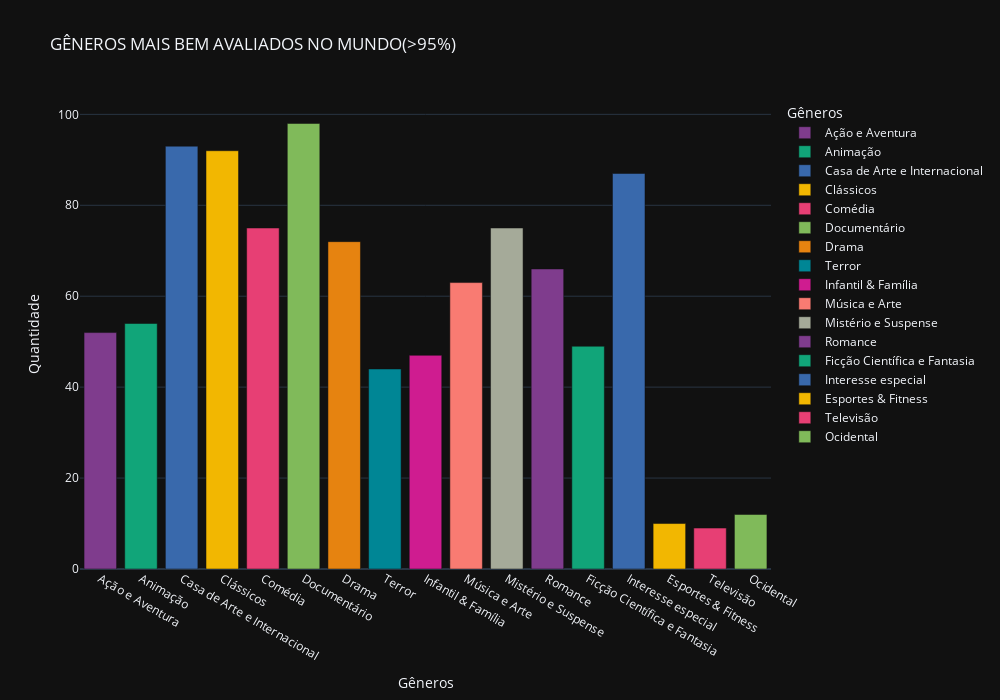

Here is the notebook cell this chart was saved with:
### Code cell
graphh = px.bar(df, x='Gêneros', y='Quantidade', color="Gêneros", width=1000, height=700,
                 title='GÊNEROS MAIS BEM AVALIADOS NO MUNDO(>95%)',
                 color_discrete_sequence=px.colors.qualitative.Bold,
                 template='plotly_dark')

graphh.show()

### Figure 1 — Plotly figure (JSON) as saved in the notebook; plotly's stock layout.template omitted (floating-point values rounded to 4 significant figures)
{"data": [{"alignmentgroup": "True", "hovertemplate": "Gêneros=%{x}<br>Quantidade=%{y}<extra></extra>", "legendgroup": "Ação e Aventura", "marker": {"color": "rgb(127, 60, 141)", "pattern": {"shape": ""}}, "name": "Ação e Aventura", "offsetgroup": "Ação e Aventura", "orientation": "v", "showlegend": true, "textposition": "auto", "type": "bar", "x": ["Ação e Aventura"], "xaxis": "x", "y": [52], "yaxis": "y"}, {"alignmentgroup": "True", "hovertemplate": "Gêneros=%{x}<br>Quantidade=%{y}<extra></extra>", "legendgroup": "Animação", "marker": {"color": "rgb(17, 165, 121)", "pattern": {"shape": ""}}, "name": "Animação", "offsetgroup": "Animação", "orientation": "v", "showlegend": true, "textposition": "auto", "type": "bar", "x": ["Animação"], "xaxis": "x", "y": [54], "yaxis": "y"}, {"alignmentgroup": "True", "hovertemplate": "Gêneros=%{x}<br>Quantidade=%{y}<extra></extra>", "legendgroup": "Casa de Arte e Internacional", "marker": {"color": "rgb(57, 105, 172)", "pattern": {"shape": ""}}, "name": "Casa de Arte e Internacional", "offsetgroup": "Casa de Arte e Internacional", "orientation": "v", "showlegend": true, "textposition": "auto", "type": "bar", "x": ["Casa de Arte e Internacional"], "xaxis": "x", "y": [93], "yaxis": "y"}, {"alignmentgroup": "True", "hovertemplate": "Gêneros=%{x}<br>Quantidade=%{y}<extra></extra>", "legendgroup": "Clássicos", "marker": {"color": "rgb(242, 183, 1)", "pattern": {"shape": ""}}, "name": "Clássicos", "offsetgroup": "Clássicos", "orientation": "v", "showlegend": true, "textposition": "auto", "type": "bar", "x": ["Clássicos"], "xaxis": "x", "y": [92], "yaxis": "y"}, {"alignmentgroup": "True", "hovertemplate": "Gêneros=%{x}<br>Quantidade=%{y}<extra></extra>", "legendgroup": "Comédia", "marker": {"color": "rgb(231, 63, 116)", "pattern": {"shape": ""}}, "name": "Comédia", "offsetgroup": "Comédia", "orientation": "v", "showlegend": true, "textposition": "auto", "type": "bar", "x": ["Comédia"], "xaxis": "x", "y": [75], "yaxis": "y"}, {"alignmentgroup": "True", "hovertemplate": "Gêneros=%{x}<br>Quantidade=%{y}<extra></extra>", "legendgroup": "Documentário", "marker": {"color": "rgb(128, 186, 90)", "pattern": {"shape": ""}}, "name": "Documentário", "offsetgroup": "Documentário", "orientation": "v", "showlegend": true, "textposition": "auto", "type": "bar", "x": ["Documentário"], "xaxis": "x", "y": [98], "yaxis": "y"}, {"alignmentgroup": "True", "hovertemplate": "Gêneros=%{x}<br>Quantidade=%{y}<extra></extra>", "legendgroup": "Drama", "marker": {"color": "rgb(230, 131, 16)", "pattern": {"shape": ""}}, "name": "Drama", "offsetgroup": "Drama", "orientation": "v", "showlegend": true, "textposition": "auto", "type": "bar", "x": ["Drama"], "xaxis": "x", "y": [72], "yaxis": "y"}, {"alignmentgroup": "True", "hovertemplate": "Gêneros=%{x}<br>Quantidade=%{y}<extra></extra>", "legendgroup": "Terror", "marker": {"color": "rgb(0, 134, 149)", "pattern": {"shape": ""}}, "name": "Terror", "offsetgroup": "Terror", "orientation": "v", "showlegend": true, "textposition": "auto", "type": "bar", "x": ["Terror"], "xaxis": "x", "y": [44], "yaxis": "y"}, {"alignmentgroup": "True", "hovertemplate": "Gêneros=%{x}<br>Quantidade=%{y}<extra></extra>", "legendgroup": "Infantil & Família", "marker": {"color": "rgb(207, 28, 144)", "pattern": {"shape": ""}}, "name": "Infantil & Família", "offsetgroup": "Infantil & Família", "orientation": "v", "showlegend": true, "textposition": "auto", "type": "bar", "x": ["Infantil & Família"], "xaxis": "x", "y": [47], "yaxis": "y"}, {"alignmentgroup": "True", "hovertemplate": "Gêneros=%{x}<br>Quantidade=%{y}<extra></extra>", "legendgroup": "Música e Arte", "marker": {"color": "rgb(249, 123, 114)", "pattern": {"shape": ""}}, "name": "Música e Arte", "offsetgroup": "Música e Arte", "orientation": "v", "showlegend": true, "textposition": "auto", "type": "bar", "x": ["Música e Arte"], "xaxis": "x", "y": [63], "yaxis": "y"}, {"alignmentgroup": "True", "hovertemplate": "Gêneros=%{x}<br>Quantidade=%{y}<extra></extra>", "legendgroup": "Mistério e Suspense", "marker": {"color": "rgb(165, 170, 153)", "pattern": {"shape": ""}}, "name": "Mistério e Suspense", "offsetgroup": "Mistério e Suspense", "orientation": "v", "showlegend": true, "textposition": "auto", "type": "bar", "x": ["Mistério e Suspense"], "xaxis": "x", "y": [75], "yaxis": "y"}, {"alignmentgroup": "True", "hovertemplate": "Gêneros=%{x}<br>Quantidade=%{y}<extra></extra>", "legendgroup": "Romance", "marker": {"color": "rgb(127, 60, 141)", "pattern": {"shape": ""}}, "name": "Romance", "offsetgroup": "Romance", "orientation": "v", "showlegend": true, "textposition": "auto", "type": "bar", "x": ["Romance"], "xaxis": "x", "y": [66], "yaxis": "y"}, {"alignmentgroup": "True", "hovertemplate": "Gêneros=%{x}<br>Quantidade=%{y}<extra></extra>", "legendgroup": "Ficção Científica e Fantasia", "marker": {"color": "rgb(17, 165, 121)", "pattern": {"shape": ""}}, "name": "Ficção Científica e Fantasia", "offsetgroup": "Ficção Científica e Fantasia", "orientation": "v", "showlegend": true, "textposition": "auto", "type": "bar", "x": ["Ficção Científica e Fantasia"], "xaxis": "x", "y": [49], "yaxis": "y"}, {"alignmentgroup": "True", "hovertemplate": "Gêneros=%{x}<br>Quantidade=%{y}<extra></extra>", "legendgroup": "Interesse especial", "marker": {"color": "rgb(57, 105, 172)", "pattern": {"shape": ""}}, "name": "Interesse especial", "offsetgroup": "Interesse especial", "orientation": "v", "showlegend": true, "textposition": "auto", "type": "bar", "x": ["Interesse especial"], "xaxis": "x", "y": [87], "yaxis": "y"}, {"alignmentgroup": "True", "hovertemplate": "Gêneros=%{x}<br>Quantidade=%{y}<extra></extra>", "legendgroup": "Esportes & Fitness", "marker": {"color": "rgb(242, 183, 1)", "pattern": {"shape": ""}}, "name": "Esportes & Fitness", "offsetgroup": "Esportes & Fitness", "orientation": "v", "showlegend": true, "textposition": "auto", "type": "bar", "x": ["Esportes & Fitness"], "xaxis": "x", "y": [10], "yaxis": "y"}, {"alignmentgroup": "True", "hovertemplate": "Gêneros=%{x}<br>Quantidade=%{y}<extra></extra>", "legendgroup": "Televisão", "marker": {"color": "rgb(231, 63, 116)", "pattern": {"shape": ""}}, "name": "Televisão", "offsetgroup": "Televisão", "orientation": "v", "showlegend": true, "textposition": "auto", "type": "bar", "x": ["Televisão"], "xaxis": "x", "y": [9], "yaxis": "y"}, {"alignmentgroup": "True", "hovertemplate": "Gêneros=%{x}<br>Quantidade=%{y}<extra></extra>", "legendgroup": "Ocidental", "marker": {"color": "rgb(128, 186, 90)", "pattern": {"shape": ""}}, "name": "Ocidental", "offsetgroup": "Ocidental", "orientation": "v", "showlegend": true, "textposition": "auto", "type": "bar", "x": ["Ocidental"], "xaxis": "x", "y": [12], "yaxis": "y"}], "layout": {"barmode": "relative", "height": 700, "legend": {"title": {"text": "Gêneros"}, "tracegroupgap": 0}, "title": {"text": "GÊNEROS MAIS BEM AVALIADOS NO MUNDO(>95%)"}, "width": 1000, "xaxis": {"anchor": "y", "categoryarray": ["Ação e Aventura", "Animação", "Casa de Arte e Internacional", "Clássicos", "Comédia", "Documentário", "Drama", "Terror", "Infantil & Família", "Música e Arte", "Mistério e Suspense", "Romance", "Ficção Científica e Fantasia", "Interesse especial", "Esportes & Fitness", "Televisão", "Ocidental"], "categoryorder": "array", "domain": [0, 1], "title": {"text": "Gêneros"}}, "yaxis": {"anchor": "x", "domain": [0, 1], "title": {"text": "Quantidade"}}}}
